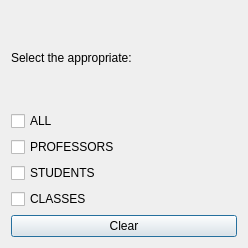
<?xml version="1.0" encoding="UTF-8"?>
<ui version="4.0">
 <class>clear_data</class>
 <widget class="QDialog" name="clear_data">
  <property name="geometry">
   <rect>
    <x>0</x>
    <y>0</y>
    <width>248</width>
    <height>248</height>
   </rect>
  </property>
  <property name="windowTitle">
   <string>Dialog</string>
  </property>
  <layout class="QGridLayout" name="gridLayout">
   <item row="0" column="0">
    <layout class="QVBoxLayout" name="verticalLayout">
     <item>
      <widget class="QLabel" name="label">
       <property name="text">
        <string>Select the appropriate:</string>
       </property>
      </widget>
     </item>
     <item>
      <widget class="QCheckBox" name="clear_all">
       <property name="text">
        <string>ALL</string>
       </property>
      </widget>
     </item>
     <item>
      <widget class="QCheckBox" name="clear_professors">
       <property name="text">
        <string>PROFESSORS</string>
       </property>
      </widget>
     </item>
     <item>
      <widget class="QCheckBox" name="clear_students">
       <property name="text">
        <string>STUDENTS</string>
       </property>
      </widget>
     </item>
     <item>
      <widget class="QCheckBox" name="clear_classes">
       <property name="text">
        <string>CLASSES</string>
       </property>
      </widget>
     </item>
     <item>
      <widget class="QPushButton" name="clear">
       <property name="sizePolicy">
        <sizepolicy hsizetype="Minimum" vsizetype="Maximum">
         <horstretch>0</horstretch>
         <verstretch>0</verstretch>
        </sizepolicy>
       </property>
       <property name="text">
        <string>Clear</string>
       </property>
      </widget>
     </item>
    </layout>
   </item>
  </layout>
 </widget>
 <resources/>
 <connections/>
</ui>
